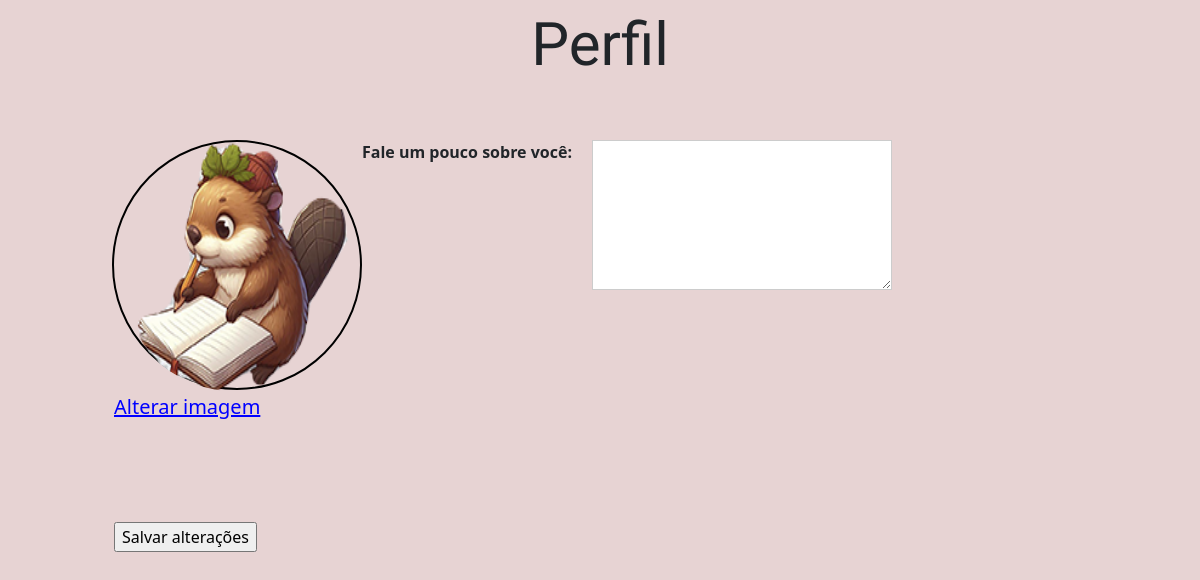
The app's page /noticias/perfil/ (signed in), older data.
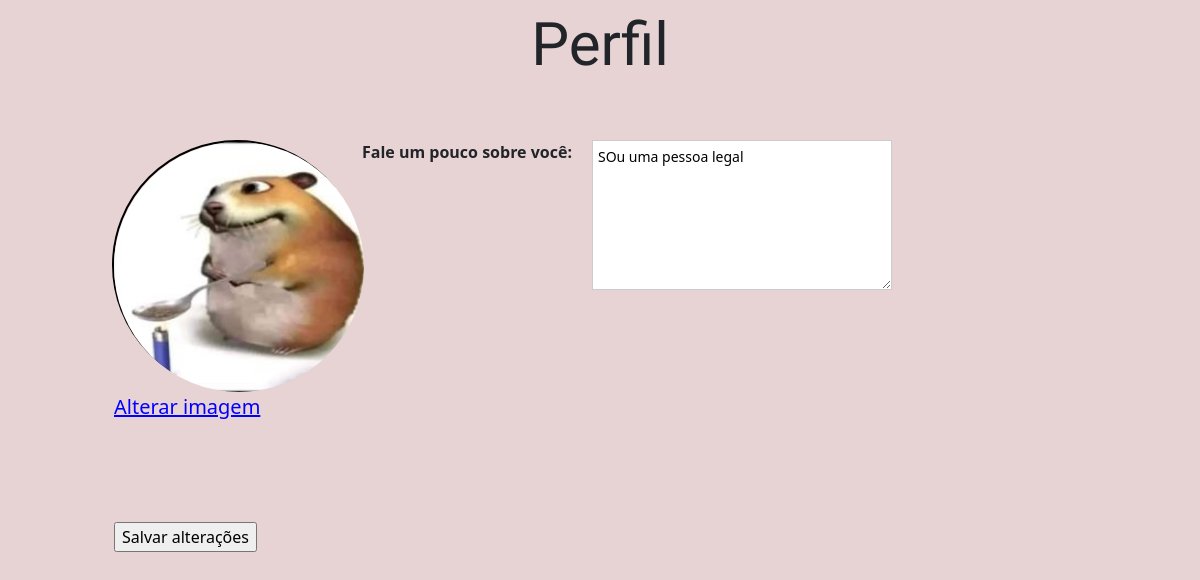
The same page, newer data.
### usuarios/models.py (models this page shows, shortened)
class UserProfile(models.Model):
    user = models.OneToOneField(User, on_delete=models.CASCADE)
    profile_image = models.ImageField(
        upload_to='imagens/', blank=True, null=True)
    profile_text = models.TextField(blank=True)

### noticias/views.py (the view, shortened to what this page needs)
# urls.py: path('perfil/', views.perfil, name='perfil'),
@login_required
def perfil(request):
    pessoa = UserProfile.objects.get(user=request.user)
    return render(request, 'noticias/perfil.html', context={'pessoa': pessoa})

### noticias/templates/noticias/perfil.html (shortened to what this page needs)
{% load static %}
<!DOCTYPE html>
<html lang="en">
<head>
    <link rel="stylesheet" type="text/css" href="{% static 'css/perfil.css' %}">
    <link href="https://cdn.jsdelivr.net/npm/bootstrap@5.0.2/dist/css/bootstrap.min.css" rel="stylesheet">
</head>
</head>
<body style="background-color: rgba(207, 166, 166, 0.493)">
    <div class="container-fluid header-perfil">Perfil</div>
    <form action="." method="POST" enctype="multipart/form-data">
        <div class="container-fluid main-c">
            <div class="perfil-foto-main">
                {% if pessoa.profile_image %}
                    <img class="perfil-foto" src={{ pessoa.profile_image.url }} alt="Imagem de Perfil">
                {% else %}
                <img class="perfil-foto" src="{% static 'img/entrar.png' %}" alt="Imagem Padrão">
                {% endif %}
                <label class="file-label" for="file-input">Alterar imagem</label>
                <input class="submit-main" type="submit" value="Salvar alterações">
            </div>
            <b>Fale um pouco sobre você:</b>
            <div class="form-perfil">
                <textarea class="textarea-text" name="texto-perfil" id="" cols="30" rows="10">{{ pessoa.profile_text }}</textarea>
            </div>
        </div>
    </form>
</body>
</html>

Row changes from the older to the newer data that the page shows:
changed UserProfile: profile_image: a different picture; texto-perfil (not shown) → "SOu uma pessoa legal"
